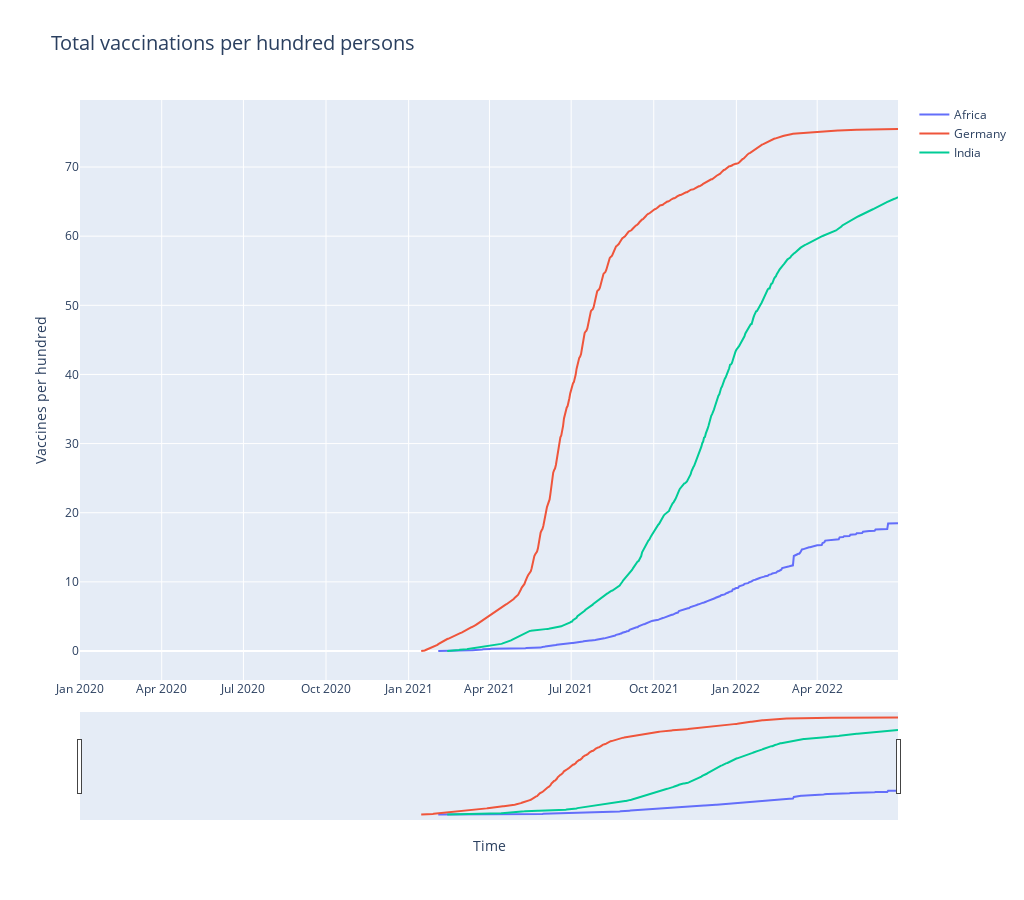

The notebook cell saved with this chart:
### Code cell
#create a figure object for vaccination data
fig= go.Figure()
for each in required_countries:
    fig.add_trace(go.Scatter(x=vaccine_data.date,y=vaccine_data[each],name=each,))

#define the overall layout properties
fig.update_layout(width=1024,height=900,title="Total vaccinations per hundred persons",
                  xaxis_title="Time", 
                  yaxis_title="Vaccines per hundred",xaxis_rangeslider_visible=True, title_font_size=20, 
                 )

# Chrome="C:\\Program Files\\Google\\Chrome\\Application\\chrome.exe"
# web.register('chrome', None,web.BackgroundBrowser(Chrome))
# fig.show(renderer= 'chrome')
fig.show()
#plt.savefig('plt_vaccination_rate.png')

### Figure 1 — Plotly figure (JSON) as saved in the notebook; plotly's stock layout.template omitted (floating-point values rounded to 4 significant figures; data arrays with more than 128 entries replaced by an {"elided": "..."} marker saying what was removed)
{"data": [{"name": "Africa", "type": "scatter", "x": {"elided": "912 str values"}, "y": {"elided": "912 float values"}}, {"name": "Germany", "type": "scatter", "x": {"elided": "912 str values"}, "y": {"elided": "912 float values"}}, {"name": "India", "type": "scatter", "x": {"elided": "912 str values"}, "y": {"elided": "912 float values"}}], "layout": {"height": 900, "title": {"font": {"size": 20}, "text": "Total vaccinations per hundred persons"}, "width": 1024, "xaxis": {"rangeslider": {"visible": true}, "title": {"text": "Time"}}, "yaxis": {"title": {"text": "Vaccines per hundred"}}}}
